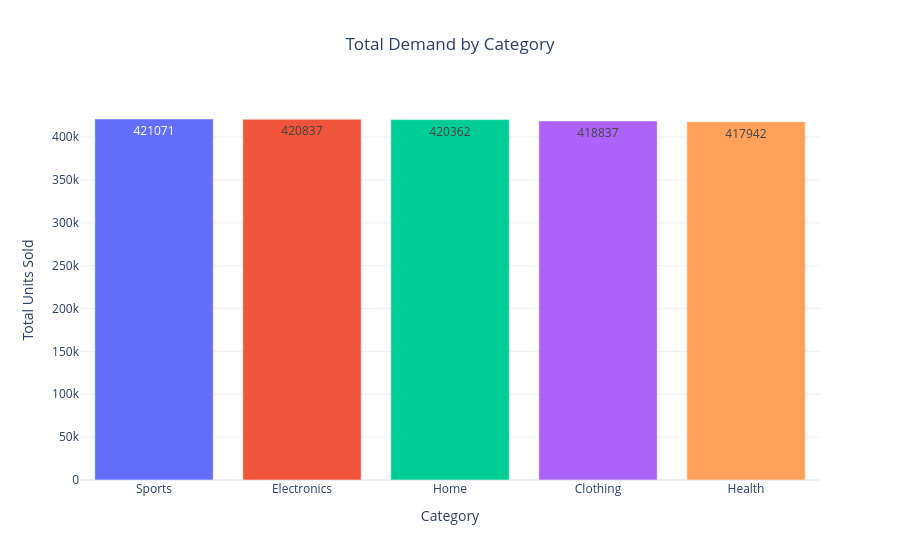

Write notebook code for a chart like this one.
### Markdown cell above
## 7. Category & Product Analysis

We compare total completed-order demand across categories and identify high-demand products.

### Code cell
category_demand = (
    forecast_df
    .groupby("category")["quantity"]
    .sum()
    .sort_values(ascending=False)
    .reset_index()
)

print("Total Demand by Category:")
print(category_demand)

fig = px.bar(
    category_demand,
    x="category",
    y="quantity",
    color="category",
    text="quantity",
    title="Total Demand by Category",
    template="plotly_white"
)


fig.update_layout(
    title_x=0.5,
    xaxis_title="Category",
    yaxis_title="Total Units Sold",
    showlegend=False
)

fig.show()

### Figure 1 — Plotly figure (JSON) as saved in the notebook; plotly's stock layout.template omitted (floating-point values rounded to 4 significant figures)
{"data": [{"hovertemplate": "category=%{x}<br>quantity=%{text}<extra></extra>", "legendgroup": "Sports", "marker": {"color": "#636efa", "pattern": {"shape": ""}}, "name": "Sports", "orientation": "v", "showlegend": true, "text": [421100.0], "textposition": "auto", "type": "bar", "x": ["Sports"], "xaxis": "x", "y": [421071], "yaxis": "y"}, {"hovertemplate": "category=%{x}<br>quantity=%{text}<extra></extra>", "legendgroup": "Electronics", "marker": {"color": "#EF553B", "pattern": {"shape": ""}}, "name": "Electronics", "orientation": "v", "showlegend": true, "text": [420800.0], "textposition": "auto", "type": "bar", "x": ["Electronics"], "xaxis": "x", "y": [420837], "yaxis": "y"}, {"hovertemplate": "category=%{x}<br>quantity=%{text}<extra></extra>", "legendgroup": "Home", "marker": {"color": "#00cc96", "pattern": {"shape": ""}}, "name": "Home", "orientation": "v", "showlegend": true, "text": [420400.0], "textposition": "auto", "type": "bar", "x": ["Home"], "xaxis": "x", "y": [420362], "yaxis": "y"}, {"hovertemplate": "category=%{x}<br>quantity=%{text}<extra></extra>", "legendgroup": "Clothing", "marker": {"color": "#ab63fa", "pattern": {"shape": ""}}, "name": "Clothing", "orientation": "v", "showlegend": true, "text": [418800.0], "textposition": "auto", "type": "bar", "x": ["Clothing"], "xaxis": "x", "y": [418837], "yaxis": "y"}, {"hovertemplate": "category=%{x}<br>quantity=%{text}<extra></extra>", "legendgroup": "Health", "marker": {"color": "#FFA15A", "pattern": {"shape": ""}}, "name": "Health", "orientation": "v", "showlegend": true, "text": [417900.0], "textposition": "auto", "type": "bar", "x": ["Health"], "xaxis": "x", "y": [417942], "yaxis": "y"}], "layout": {"barmode": "relative", "legend": {"title": {"text": "category"}, "tracegroupgap": 0}, "showlegend": false, "title": {"text": "Total Demand by Category", "x": 0.5}, "xaxis": {"anchor": "y", "categoryarray": ["Sports", "Electronics", "Home", "Clothing", "Health"], "categoryorder": "array", "domain": [0, 1], "title": {"text": "Category"}}, "yaxis": {"anchor": "x", "domain": [0, 1], "title": {"text": "Total Units Sold"}}}}
